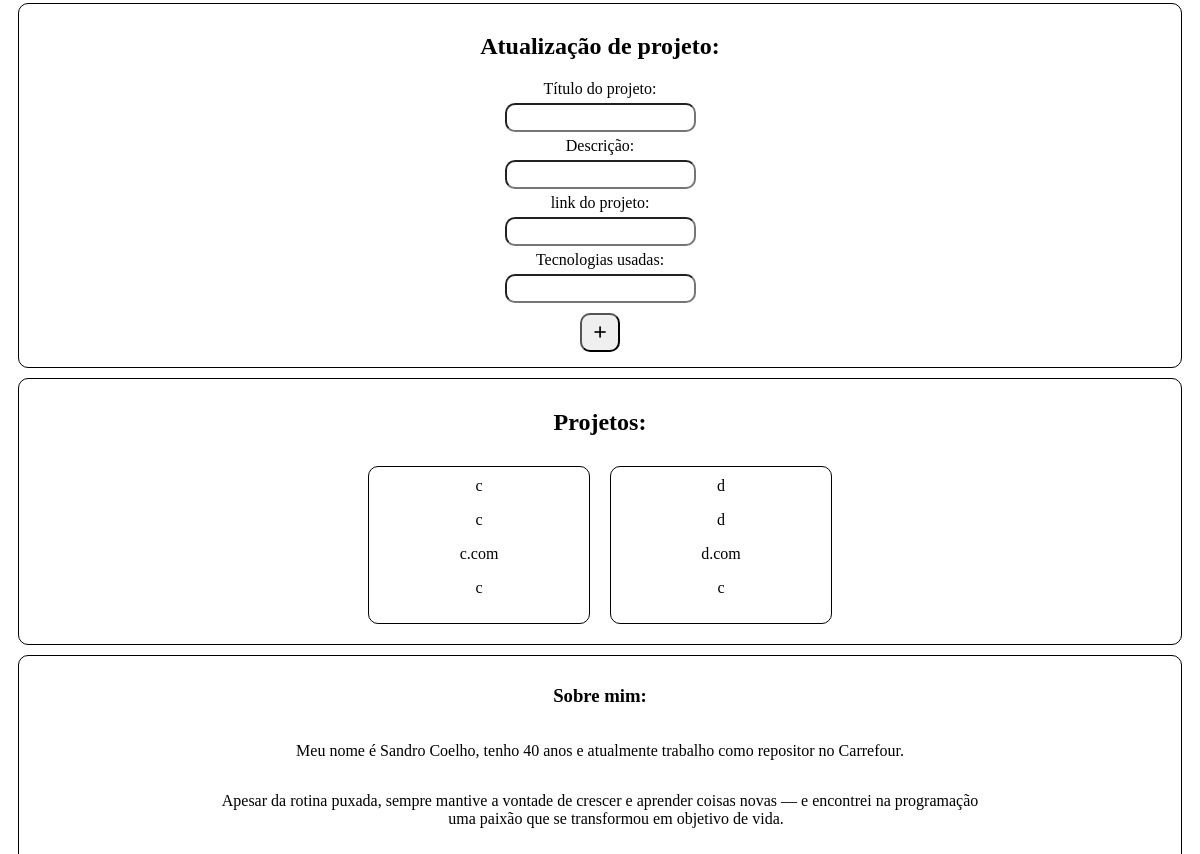
The app's page / (middle part), older data.
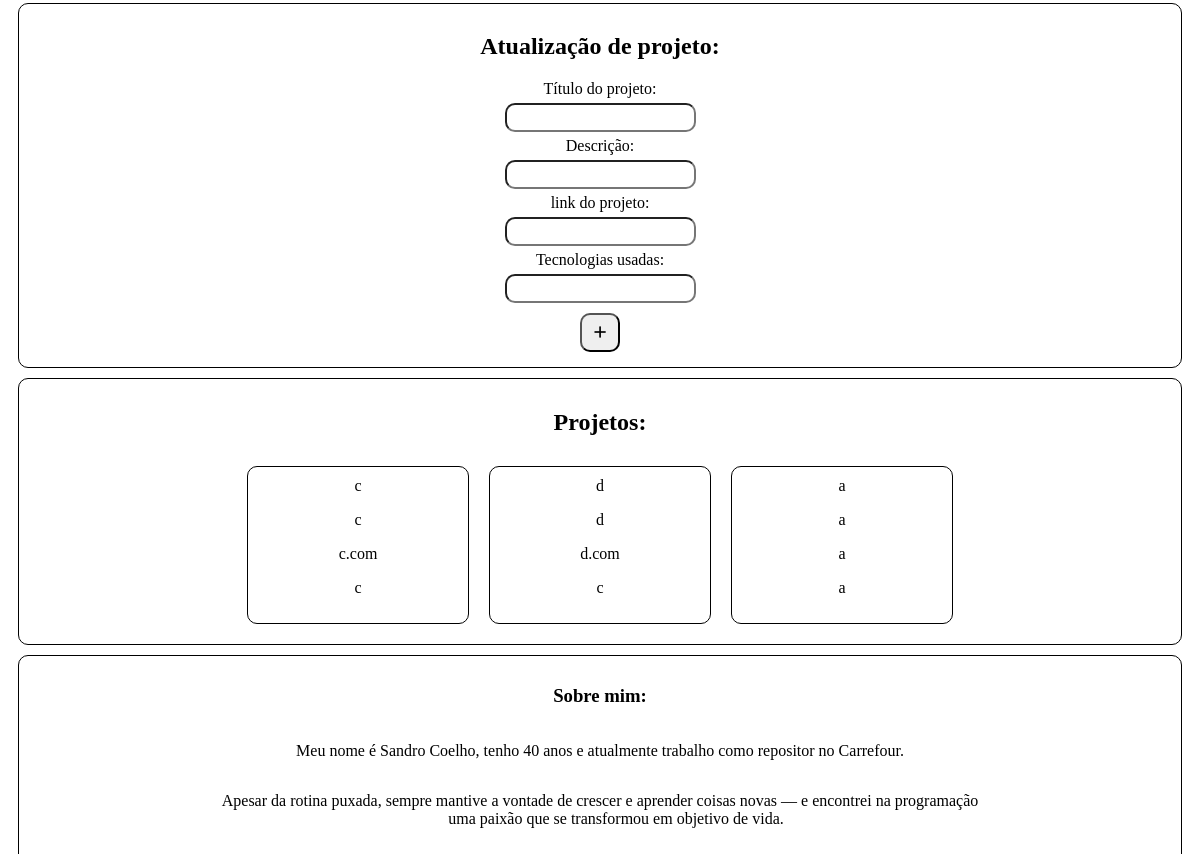
The same page, newer data.
### pagina/models.py (models this page shows, shortened)
class Projetos(models.Model):
    tituloProjetos = models.CharField(max_length=64)
    descricaoProjetos = models.CharField(max_length=1000)
    linkProjetos = models.URLField()
    tecnologiasProjetos = models.CharField(max_length=250)

### pagina/views.py (the view, shortened to what this page needs)
# urls.py: path("", views.index, name="index"),
def index(request):
    projetos = Projetos.objects.all()
    cursos = Cursos.objects.all()
    erro = None
    return render(request, "pagina/index.html", {"projetos": projetos, "cursos": cursos,"erro":erro })

### pagina/templates/pagina/index.html (shortened to what this page needs)
{% extends 'pagina/layout.html' %}
{% block body %}
<div class="parte13">
    <h2>Atualização de projeto:</h2>
    <form action="#" method="post">
        <label>Título do projeto:</label><br>
        <input type="text" name="tituloProjeto2" id="tituloProjeto2" required><br>
        <label>Descrição:</label><br>
        <input type="text" name="descricaoProjeto2" id="descricaoProjeto2" required><br>
        <label>link do projeto:</label><br>
        <input type="url" name="linkProjeto2" id="linkProjeto2" required><br>
        <label>Tecnologias usadas:</label><br>
        <input type="text" name="tecnologiasProjeto2" id="tecnologiasProjeto2" required><br>
        <button type="submit"><i class="fas fa-plus"></i></button>
    </form>
</div>
<div class="parte2">
    <div>
        <h2>Projetos:</h2>
    </div>
    <div class="parte2div">
        {% for p in projetos %}
        <div class="parte2projeto" <h3>{{p.tituloProjetos}}</h3>
            <p>{{p.descricaoProjetos}}</p>
            <p>{{p.linkProjetos}}</p>
            <p>{{p.tecnologiasProjetos}}</p>
        </div>
        {% endfor %}
    </div>
</div>
<div class="parte3">
    <h3>Sobre mim:</h3>
    <p>Meu nome é Sandro Coelho, tenho 40 anos e atualmente trabalho como repositor no Carrefour.</p>
    <p>Apesar da rotina puxada, sempre mantive a vontade de crescer e aprender coisas novas — e encontrei na programação
        uma paixão que se transformou em objetivo de vida.</p>
</div>
{% endblock %}

Row changes from the older to the newer data that the page shows:
added Projetos: tituloProjetos "a", descricaoProjetos "a", linkProjetos "a", tecnologiasProjetos "a"
